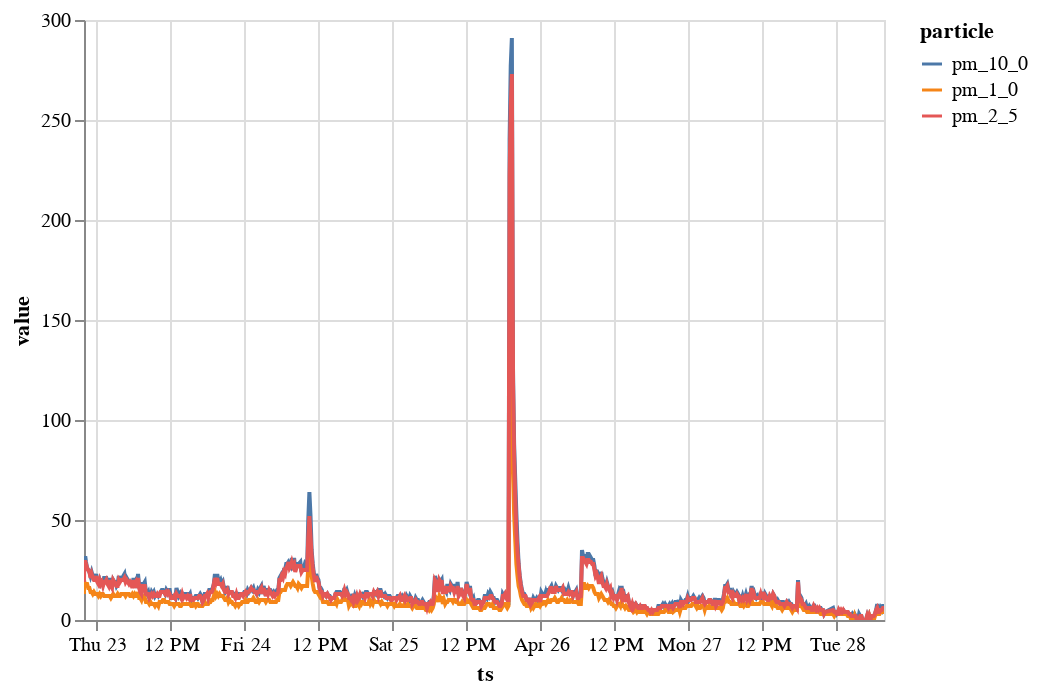

Notebook source saved alongside this figure:
### Code cell
long_form=df.reset_index().melt('ts', var_name='particle', value_name='value')

alt.Chart(long_form).mark_line().encode(
  x='ts:T',
  y='value:Q',
  color='particle:N'
).interactive()

### Figure 1 — Vega-Lite specification as saved in the notebook (floating-point values rounded to 4 significant figures; data arrays with more than 128 entries replaced by an {"elided": "..."} marker saying what was removed)
{"config": {"view": {"continuousWidth": 400, "continuousHeight": 300}}, "data": {"name": "data-61361e8dc768b52783575d368080f649"}, "mark": "line", "encoding": {"color": {"type": "nominal", "field": "particle"}, "x": {"type": "temporal", "field": "ts"}, "y": {"type": "quantitative", "field": "value"}}, "selection": {"selector002": {"type": "interval", "bind": "scales", "encodings": ["x", "y"]}}, "$schema": "https://vega.github.io/schema/vega-lite/v4.8.1.json", "datasets": {"data-61361e8dc768b52783575d368080f649": {"elided": "2106 records"}}}
